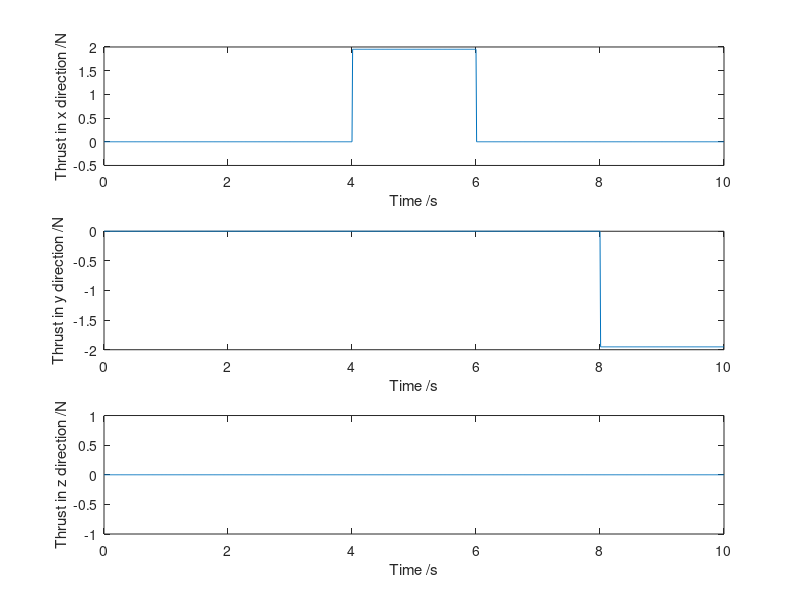
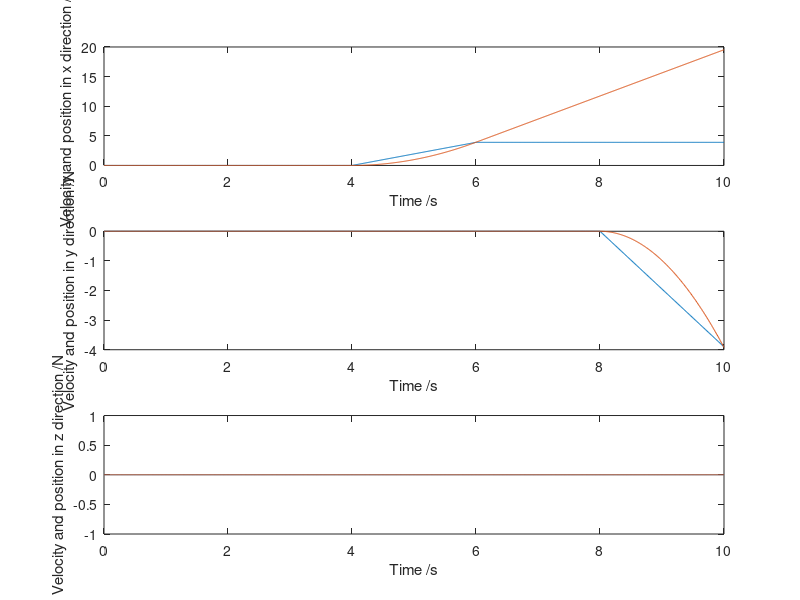

Write MATLAB code to recreate these figures, in order.
close all

time = [0:0.01:10];
timestep = 0.01; % timestep of 1s

m = 1; % drone's mass in kg
g = 9.81; % acceleration due to gravity

Td = [0; 0; 9.81]; % Thrust produced by drone
Tw = zeros(3, size(time,2)); 
vw = zeros(3, size(time,2));
pw = zeros(3, size(time,2));

p_ini = [0; 0; 0]; % Initial position
v_ini = [0; 0; 0]; % Initial velocity
del_p = [0; 0; 0]; % Change in position at each time step

for i = 2:size(time,2)
    if time(i)<=4 
        psi = 0; % yaw
        theta = 0; % pitch
        phi = 0; % roll
    elseif time(i)<=6
        psi = 0; % yaw
        theta = pi/16; % pitch
        phi = 0; % roll    
    elseif time(i)<=8
        psi = pi/2; % yaw
        theta = 0; % pitch
        phi = 0; % roll   
    else
        psi = pi/2; % yaw
        theta = -pi/16; % pitch
        phi = 0; % roll        
    end
    
    Td = [0; 0; 9.81/cos(theta)*cos(phi)]; % total thrust produced - make sure z stays constant

    cpsi = cos(psi);
    spsi = sin(psi);
    cphi = cos(phi);
    sphi = sin(phi);
    cthe = cos(theta);
    sthe = sin(theta);
    
    Rzyx = [cpsi*cthe   cpsi*sthe*sphi-spsi*cphi    cpsi*sthe*cphi+spsi*sphi ;
            spsi*cthe   spsi*sthe*sthe+cpsi*cphi    spsi*sthe*cphi-cpsi*sphi ;
            -sthe       cthe*sphi                   cthe*cphi               ];
        
    Tw(:,i) = Rzyx*Td - [0; 0; m*g]; % Total thrust in world frame
    acc = m*Tw(:,i);
    vw(:,i) = vw(:,i-1) + acc*timestep;
    pw(:,i) = pw(:,i-1) + vw(:,i)*timestep;
    
end

figure
subplot(3,1,1);
plot(time, Tw(1,:));
xlabel("Time /s");
ylabel("Thrust in x direction /N");

subplot(3,1,2);
plot(time, Tw(2,:));
xlabel("Time /s");
ylabel("Thrust in y direction /N");

subplot(3,1,3);
plot(time, Tw(3,:));
xlabel("Time /s");
ylabel("Thrust in z direction /N");

figure
subplot(3,1,1);
plot(time, vw(1,:), time, pw(1,:));
xlabel("Time /s");
ylabel("Velocity and position in x direction /N");

subplot(3,1,2);
plot(time, vw(2,:), time, pw(2,:));
xlabel("Time /s");
ylabel("Velocity and position in y direction /N");

subplot(3,1,3);
plot(time, vw(3,:), time, pw(3,:));
% legend("Velocity","Position");
xlabel("Time /s");
ylabel("Velocity and position in z direction /N");
